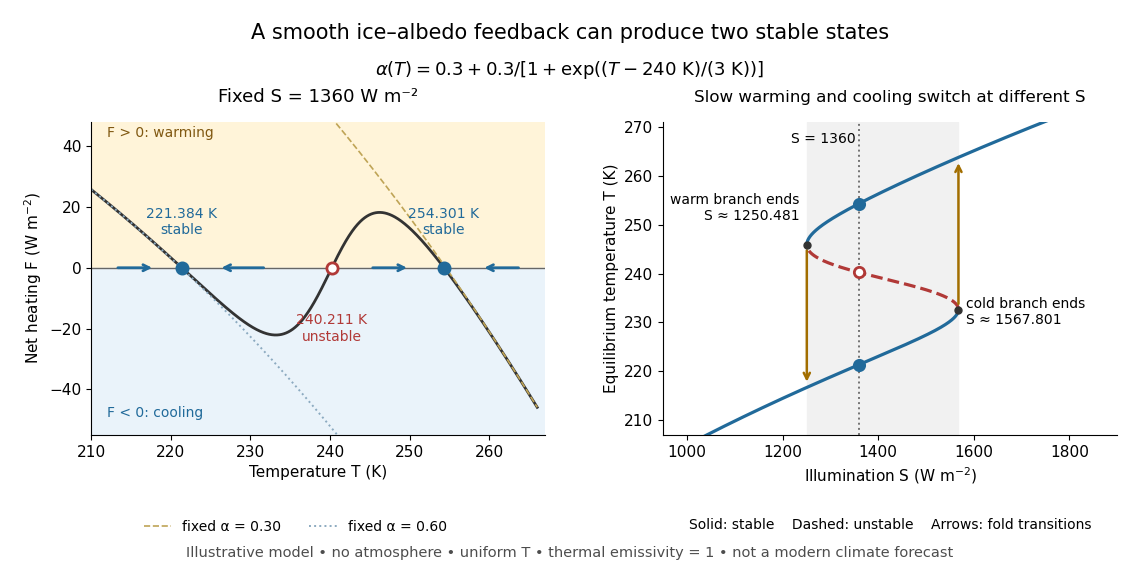

Reproduce this figure in Python.
"""Write ice-albedo-feedback-equilibria.png in CWD.

Tested with Python 3.14.4, NumPy 2.3.5 and Matplotlib 3.10.7.
Uses a stipulated smooth Bond albedo, not an empirical freezing relation.
Bisection computes roots and fold points without additional dependencies.
"""

import matplotlib

matplotlib.use("Agg")
import matplotlib.pyplot as plt
import numpy as np

SOLAR = 1360.0
SIGMA = 5.670374419e-8


def albedo(t):
    return 0.3 + 0.3 / (1 + np.exp((np.asarray(t) - 240.0) / 3.0))


def albedo_prime(t):
    # Equivalent expression avoiding an exponential squared in the denominator.
    fraction = (albedo(t) - 0.3) / 0.3
    return -0.1 * fraction * (1 - fraction)


def net_heating(t, solar=SOLAR):
    return solar * (1 - albedo(t)) / 4 - SIGMA * np.asarray(t)**4


def heating_prime(t, solar=SOLAR):
    return -solar * albedo_prime(t) / 4 - 4 * SIGMA * np.asarray(t)**3


def bisect(fn, lo, hi):
    flo, fhi = float(fn(lo)), float(fn(hi))
    if flo * fhi >= 0:
        raise ValueError("Bisection requires opposite endpoint signs")
    for _ in range(70):
        mid = (lo + hi) / 2
        fmid = float(fn(mid))
        if fmid == 0:
            return mid
        if flo * fmid < 0:
            hi = mid
        else:
            lo, flo = mid, fmid
    return (lo + hi) / 2


def equilibrium_solar(t):
    return 4 * SIGMA * np.asarray(t)**4 / (1 - albedo(t))


def main():
    roots = np.array([bisect(net_heating, a, b)
                      for a, b in [(220, 223), (238, 241), (253, 255)]])
    slopes = heating_prime(roots)
    assert np.max(np.abs(net_heating(roots))) < 1e-10
    assert np.allclose(roots, [221.383730421, 240.210834395, 254.301046552], atol=1e-8)
    assert np.array_equal(slopes < 0, [True, False, True])
    fold_condition = lambda t: 4 * (1 - albedo(t)) + t * albedo_prime(t)
    folds = np.array([bisect(fold_condition, 225, 240),
                      bisect(fold_condition, 240, 255)])
    limits = equilibrium_solar(folds)
    assert np.allclose(limits, [1567.800621130, 1250.481110006], atol=1e-7)
    assert np.max(np.abs(heating_prime(folds, limits))) < 1e-10

    plt.rcParams.update({"font.size": 11, "figure.facecolor": "white",
                         "axes.spines.top": False, "axes.spines.right": False})
    fig, (left, right) = plt.subplots(1, 2, figsize=(11.4, 5.8), dpi=100)
    fig.subplots_adjust(left=0.08, right=0.98, bottom=0.25, top=0.79, wspace=0.26)
    blue, red = "#216a9a", "#b13937"
    t = np.linspace(210, 266, 1001)
    left.axhspan(0, 48, color="#fff4d9", zorder=0)
    left.axhspan(-55, 0, color="#eaf3fa", zorder=0)
    left.plot(t, net_heating(t), color="0.2", lw=2)
    left.plot(t, net_heating(t, solar=0) + 238, "--", color="#bfa456", lw=1.2,
              label="fixed α = 0.30")
    left.plot(t, net_heating(t, solar=0) + 136, ":", color="#8caac0", lw=1.4,
              label="fixed α = 0.60")
    left.axhline(0, color="0.4", lw=1)
    for root, slope in zip(roots, slopes):
        stable = slope < 0
        left.scatter(root, 0, s=65, facecolors=blue if stable else "white",
                     edgecolors=blue if stable else red, linewidths=2, zorder=5)
    for start, end in [(213, 218), (232, 226), (245, 250), (264, 259)]:
        left.annotate("", xy=(end, 0), xytext=(start, 0),
                      arrowprops={"arrowstyle": "->", "lw": 2, "color": blue})
    for root, label, y, va in [(roots[0], "221.384 K\nstable", 10, "bottom"),
                               (roots[1], "240.211 K\nunstable", -15, "top"),
                               (roots[2], "254.301 K\nstable", 10, "bottom")]:
        left.text(root, y, label, ha="center", va=va, fontsize=10,
                  color=red if "unstable" in label else blue)
    left.text(212, 43, "F > 0: warming", color="#805811", fontsize=10)
    left.text(212, -49, "F < 0: cooling", color=blue, fontsize=10)
    left.set(xlim=(210, 267), ylim=(-55, 48), xlabel="Temperature T (K)",
             ylabel=r"Net heating F (W m$^{-2}$)")
    left.set_title("Fixed S = 1360 W m⁻²", pad=14, fontsize=13)
    left.legend(loc="upper center", bbox_to_anchor=(0.45, -0.23),
                ncol=2, frameon=False, fontsize=10)

    for lo, hi, stable in [(205, folds[0], True),
                           (folds[0], folds[1], False),
                           (folds[1], 275, True)]:
        temp = np.linspace(lo, hi, 600)
        right.plot(equilibrium_solar(temp), temp, "-" if stable else "--",
                   lw=2.3, color=blue if stable else red)
    right.axvspan(limits[1], limits[0], color="#f1f1f1", zorder=0)
    right.axvline(SOLAR, color="0.45", ls=":", lw=1.4)
    right.text(SOLAR-8, 269, "S = 1360", ha="right", va="top", fontsize=10)
    for root, slope in zip(roots, slopes):
        stable = slope < 0
        right.scatter(SOLAR, root, s=55, facecolors=blue if stable else "white",
                      edgecolors=blue if stable else red, linewidths=2, zorder=5)
    for temp, solar in zip(folds, limits):
        right.scatter(solar, temp, color="0.2", s=25, zorder=5)
    right.text(limits[0]+15, folds[0]-3, "cold branch ends\nS ≈ 1567.801", fontsize=10)
    right.text(limits[1]-15, folds[1]+5, "warm branch ends\nS ≈ 1250.481",
               ha="right", fontsize=10)
    # Vertical arrows indicate the different transition directions at static folds.
    warm_landing = bisect(lambda t: net_heating(t, limits[0]), 255, 280)
    cold_landing = bisect(lambda t: net_heating(t, limits[1]), 205, 225)
    right.annotate("", xy=(limits[0], warm_landing-0.6),
                   xytext=(limits[0], folds[0]+0.6),
                   arrowprops={"arrowstyle": "->", "color": "#a26e00", "lw": 1.8})
    right.annotate("", xy=(limits[1], cold_landing+0.6),
                   xytext=(limits[1], folds[1]-0.6),
                   arrowprops={"arrowstyle": "->", "color": "#a26e00", "lw": 1.8})
    right.set(xlim=(950, 1900), ylim=(207, 271),
              xlabel=r"Illumination S (W m$^{-2}$)", ylabel="Equilibrium temperature T (K)")
    right.set_title("Slow warming and cooling switch at different S", pad=14, fontsize=12)
    right.text(0.5, -0.30, "Solid: stable    Dashed: unstable    Arrows: fold transitions",
               transform=right.transAxes, ha="center", fontsize=10)
    fig.suptitle("A smooth ice–albedo feedback can produce two stable states", y=0.96, fontsize=15)
    fig.text(0.5, 0.87, r"$\alpha(T)=0.3+0.3/[1+\exp((T-240\ \mathrm{K})/(3\ \mathrm{K}))]$",
             ha="center", fontsize=13)
    fig.text(0.5, 0.04,
             "Illustrative model • no atmosphere • uniform T • thermal emissivity = 1 • not a modern climate forecast",
             ha="center", fontsize=10.5, color="0.3")
    fig.savefig("ice-albedo-feedback-equilibria.png", facecolor="white", transparent=False)
    plt.close(fig)
    print("Roots (K):", roots.tolist())
    print("F′ (W m⁻² K⁻¹):", slopes.tolist())
    print("Fold points (T, S):", list(zip(folds.tolist(), limits.tolist())))


if __name__ == "__main__":
    main()
